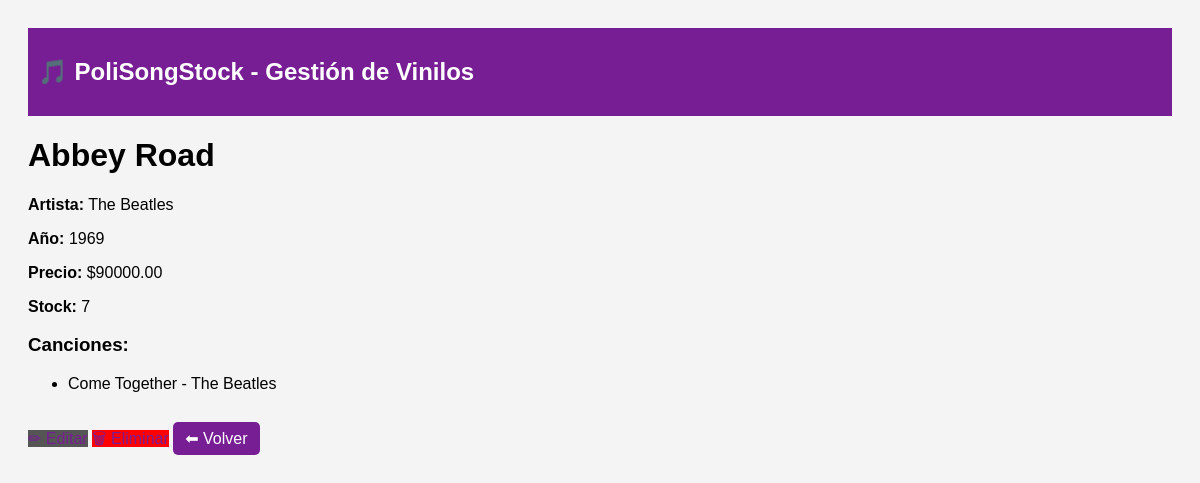
Screenshot of /vinilo/3/ with the database file from the repository.
### store/models.py (models this page shows, shortened)
class Vinilo(models.Model):
    titulo = models.CharField(max_length=255)
    artista = models.CharField(max_length=255)
    año = models.PositiveIntegerField()
    canciones = models.ManyToManyField(Cancion, blank=True)
    precio = models.DecimalField(max_digits=12, decimal_places=2)
    stock = models.PositiveIntegerField(default=0)
    proveedor = models.ForeignKey(Proveedor, on_delete=models.SET_NULL, null=True)

class Cancion(models.Model):
    titulo = models.CharField(max_length=255)
    artista = models.CharField(max_length=255)
    año = models.PositiveIntegerField()
    duracion_seg = models.PositiveIntegerField()
    precio = models.DecimalField(max_digits=10, decimal_places=2)

### store/views.py (the view)
# urls.py: path('vinilo/<int:pk>/', ViniloDetailView.as_view(), name='vinilo-detail'),
class ViniloDetailView(DetailView):
    model = Vinilo
    template_name = "store/vinilo_detail.html"
    context_object_name = "vinilo"

### store/templates/store/vinilo_detail.html
{% extends 'store/base.html' %}
{% block content %}
<h1>{{ vinilo.titulo }}</h1>
<p><strong>Artista:</strong> {{ vinilo.artista }}</p>
<p><strong>Año:</strong> {{ vinilo.año }}</p>
<p><strong>Precio:</strong> ${{ vinilo.precio }}</p>
<p><strong>Stock:</strong> {{ vinilo.stock }}</p>
<h3>Canciones:</h3>
<ul>
    {% for c in vinilo.canciones.all %}
        <li>{{ c.titulo }} - {{ c.artista }}</li>
    {% empty %}
        <li>No hay canciones asignadas</li>
    {% endfor %}
</ul>
<br>
<a class="btn-secondary" href="{% url 'vinilo-update' vinilo.id %}">✏ Editar</a>
<a class="btn-danger" href="{% url 'vinilo-delete' vinilo.id %}">🗑 Eliminar</a>
<a class="btn" href="{% url 'vinilo-list' %}">⬅ Volver</a>
{% endblock %}

### store/templates/store/base.html (style rules this page uses)
body { font-family: Arial; padding: 20px; background: #f4f4f4; }
a { text-decoration: none; color: #781e95; }
.btn { padding: 8px 12px; background: #781e95; color: white; border-radius: 5px; }
.btn-danger { background: red; }
.btn-secondary { background: #555; }

### rows the page displays
Vinilo: titulo "Abbey Road", artista "The Beatles", año "1969", precio "90000.00", stock "7"
Cancion: titulo "Come Together", artista "The Beatles"
